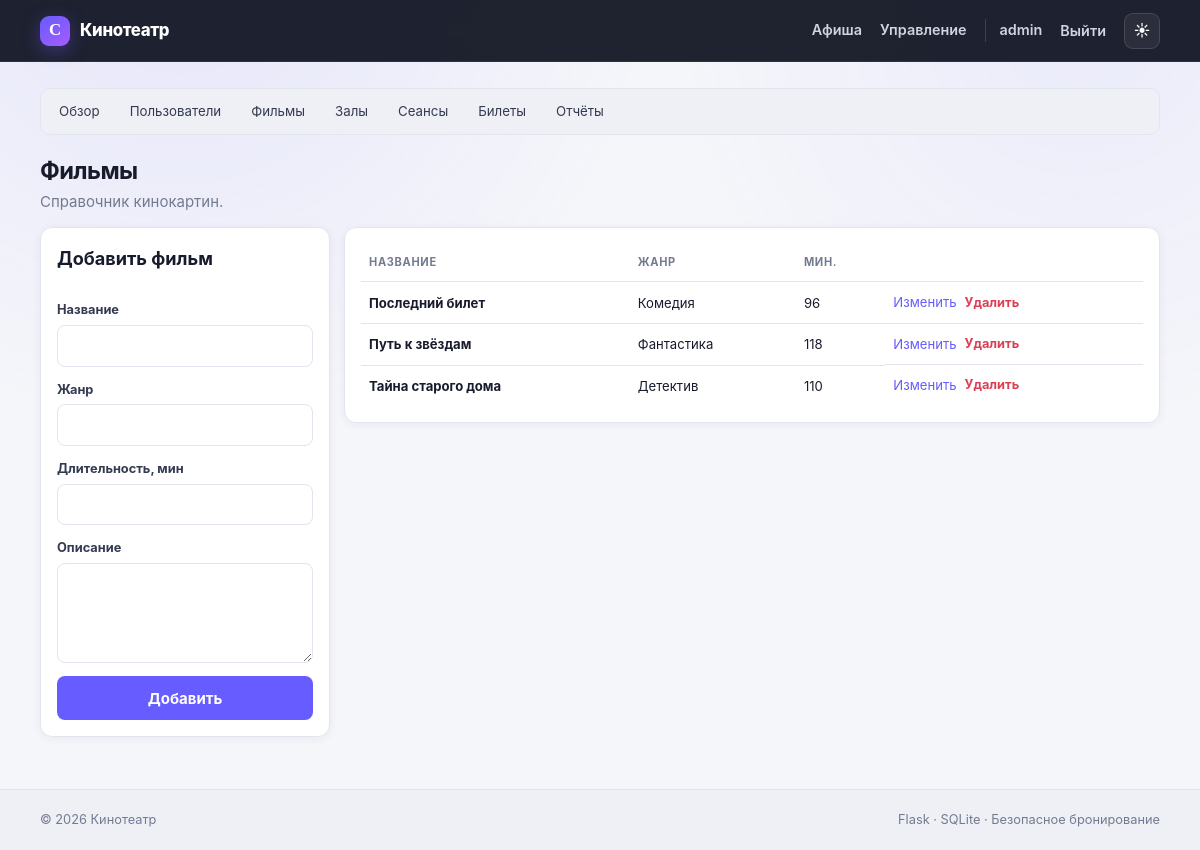
The page /admin/movies (signed in) on the database its author committed.
### tables this page shows
CREATE TABLE users (
    id INTEGER PRIMARY KEY AUTOINCREMENT,
    username TEXT NOT NULL UNIQUE COLLATE NOCASE,
    password_hash TEXT NOT NULL,
    email TEXT NOT NULL UNIQUE COLLATE NOCASE,
    phone TEXT,
    role TEXT NOT NULL DEFAULT 'customer' CHECK(role IN ('admin', 'customer')),
    is_active INTEGER NOT NULL DEFAULT 1 CHECK(is_active IN (0, 1)),
    created_at TEXT NOT NULL DEFAULT CURRENT_TIMESTAMP
);

CREATE TABLE movies (
    id INTEGER PRIMARY KEY AUTOINCREMENT,
    title TEXT NOT NULL,
    genre TEXT NOT NULL,
    duration INTEGER NOT NULL CHECK(duration > 0),
    description TEXT NOT NULL DEFAULT ''
);

### routes/admin.py (the view, shortened to what this page needs)
@bp.route("/movies", methods=("GET", "POST"))
@admin_required
def movies():
    db = get_db()
    movies = db.execute("SELECT * FROM movies ORDER BY title").fetchall()
    return render_template("admin/movies.html", movies=movies)

### database.py (called while the page is built)
def get_db():
    if "db" not in g:
        g.db = sqlite3.connect(
            current_app.config["DATABASE"],
            detect_types=sqlite3.PARSE_DECLTYPES,
            timeout=10,
        )
        g.db.row_factory = sqlite3.Row
        g.db.execute("PRAGMA foreign_keys = ON")
        g.db.execute("PRAGMA busy_timeout = 10000")
    return g.db

### utils.py (called while the page is built)
def admin_required(view):
    @wraps(view)
    def wrapped(**kwargs):
        if g.user is None:
            return redirect(url_for("auth.login"))
        if g.user["role"] != "admin":
            abort(403)
        return view(**kwargs)
    return wrapped

### templates/admin/movies.html
{% extends 'base.html' %}{% block title %}Фильмы{% endblock %}{% block content %}{% include 'admin/_nav.html' %}<div class="page-head"><div><h1>Фильмы</h1><p>Справочник кинокартин.</p></div></div><div class="admin-grid"><form method="post" class="panel stack"><h2>Добавить фильм</h2><input type="hidden" name="csrf_token" value="{{ csrf_token }}"><label>Название<input name="title" required></label><label>Жанр<input name="genre" required></label><label>Длительность, мин<input type="number" name="duration" min="1" max="600" required></label><label>Описание<textarea name="description" rows="4"></textarea></label><button>Добавить</button></form><div class="panel table-wrap"><table><thead><tr><th>Название</th><th>Жанр</th><th>Мин.</th><th></th></tr></thead><tbody>{% for m in movies %}<tr><td><b>{{ m['title'] }}</b></td><td>{{ m['genre'] }}</td><td>{{ m['duration'] }}</td><td class="actions"><a href="{{ url_for('admin.movie_edit',item_id=m['id']) }}">Изменить</a><form method="post" action="{{ url_for('admin.admin_movie_delete',item_id=m['id']) }}" onsubmit="return confirm('Удалить фильм?')"><input type="hidden" name="csrf_token" value="{{ csrf_token }}"><button class="text-danger">Удалить</button></form></td></tr>{% endfor %}</tbody></table></div></div>{% endblock %}

### templates/base.html (shortened to what this page needs)
<!doctype html>
<html lang="ru" data-theme="light" data-accent="violet">
<head>
  <link rel="stylesheet" href="{{ url_for('static', filename='style.css') }}">
</head>
<body>
<header class="topbar">
  <div class="container nav">
    <a class="brand" href="{{ url_for('main.index') }}"><span class="brand-mark">C</span><span>Кинотеатр</span></a>
    <nav id="main-nav">
      <a href="{{ url_for('main.index') }}">Афиша</a>
      {% if g.user %}
        {% if g.user['role']=='admin' %}<a href="{{ url_for('admin.dashboard') }}">Управление</a>{% else %}<a href="{{ url_for('booking.profile') }}">Мои билеты</a>{% endif %}
        <a class="user" href="{{ url_for('booking.profile') }}" title="Профиль и настройки">{{ g.user['username'] }}</a>
        <form class="inline" method="post" action="{{ url_for('auth.logout') }}"><input type="hidden" name="csrf_token" value="{{ csrf_token }}"><button class="link-button">Выйти</button></form>
      {% else %}
        <a href="{{ url_for('auth.login') }}">Вход</a><a class="nav-accent" href="{{ url_for('auth.register') }}">Регистрация</a>
      {% endif %}
      <div class="theme-wrap">
        <button class="theme-button" id="theme-button" type="button" aria-label="Настроить тему" aria-expanded="false"><span id="theme-icon">◐</span></button>
      </div>
    </nav>
  </div>
</header>
<main class="container">
  {% block content %}{% endblock %}
</main>
<footer><div class="container footer-content"><span>© 2026 Кинотеатр</span><span>Flask · SQLite · Безопасное бронирование</span></div></footer>
</body>
</html>

### rows shown on the page
users: user.username "admin"
movies: title "Последний билет", genre "Комедия", duration "96"
movies: title "Путь к звёздам", genre "Фантастика", duration "118"
movies: title "Тайна старого дома", genre "Детектив", duration "110"
